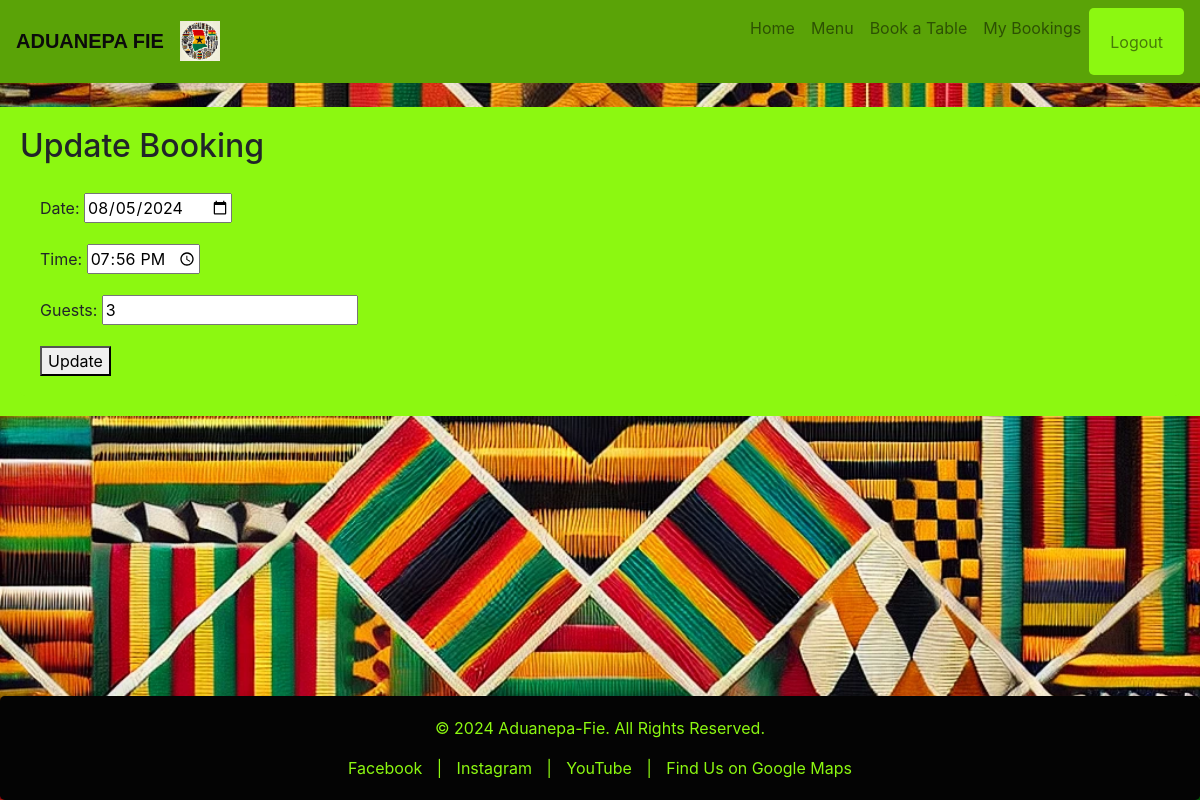
The page /booking/update/9/ (signed in) on the database its author committed.
### bookings/models.py (models this page shows, shortened)
class Booking(models.Model):
    user = models.ForeignKey(User, on_delete=models.CASCADE)
    table = models.ForeignKey(Table, on_delete=models.CASCADE)
    date = models.DateField()
    time = models.TimeField()
    guests = models.IntegerField()
    created_at = models.DateTimeField(auto_now_add=True)

### bookings/views.py (the view)
# urls.py: path('booking/update/<int:booking_id>/', update_booking, name='update_booking'),
@login_required
def update_booking(request, booking_id):
    booking = get_object_or_404(Booking, id=booking_id, user=request.user)
    if request.method == 'POST':
        form = BookingForm(request.POST, instance=booking)
        if form.is_valid():
            updated_booking = form.save(commit=False)
            updated_booking.user = request.user
            available_table = Table.objects.filter(
                capacity__gte=updated_booking.guests
            ).exclude(
                booking__date=updated_booking.date,
                booking__time=updated_booking.time
            ).first()
            if available_table:
                updated_booking.table = available_table
                updated_booking.save()
                messages.success(request, 'Booking updated successfully!')
                return redirect('my_bookings')
            else:
                messages.error(request, 'No tables available for the selected date and time.')
    else:
        form = BookingForm(instance=booking)
    return render(request, 'update_booking.html', {'form': form, 'booking': booking})

### bookings/forms.py (shortened to what this page needs)
class BookingForm(forms.ModelForm):
    class Meta:
        model = Booking
        fields = ['date', 'time', 'guests']
        widgets = {
            'date': forms.DateInput(attrs={'type': 'date'}),
            'time': forms.TimeInput(attrs={'type': 'time'}),
        }

### templates/update_booking.html (shortened to what this page needs)
{% extends "base.html" %}
{% block content %}
<h2>Update Booking</h2>
<form method="post">
    {{ form.as_p }}
    <button type="submit">Update</button>
</form>
{% endblock %}

### static/css/styles.css (style rules this page uses)
body, html { margin: 0; padding: 0; font-weight: normal; justify-content: space-between; display: flex; flex-direction: column; height: 100%; }
body { background-image: url('/static/images/kente_background.jpg'); background-size: cover; background-repeat: no-repeat; background-attachment: fixed; background-position: center; }
form { background-color:#8cf811; padding: 20px; border-radius: 0.3rem; }

### rows shown on the page
Booking: date "08/05/2024", time "19:56:00", guests "3"
